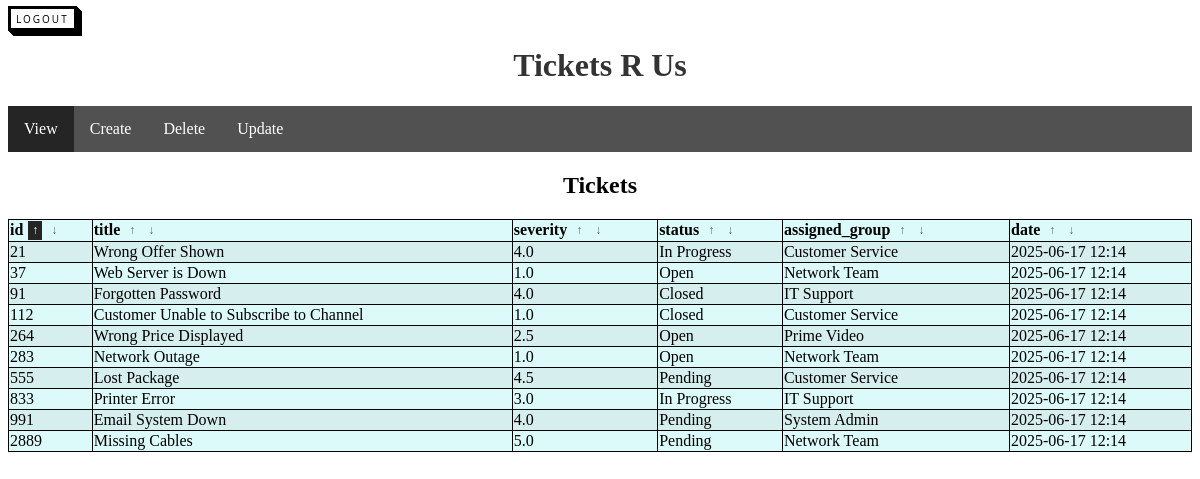
/tickets/main (signed in), run on the app's committed database.
### models.py (models this page shows)
class Tickets(db.Model):
    id = db.Column(db.Integer, primary_key=True, autoincrement=False)
    title = db.Column(db.String(256), nullable=False)
    severity = db.Column(db.Float, nullable=False)
    status = db.Column(db.String(50), nullable=False)
    assigned_group = db.Column(db.String(100), nullable=False)
    date = db.Column(db.DateTime(timezone=True))

### blueprints/tickets/routes.py (the view)
@tickets_blueprint.route('/main')
@login_required
def main():
    sort_by = request.args.get('sort', 'id')
    order = request.args.get('order', 'asc')
    if order == 'asc':
        tickets = Tickets.query.order_by(getattr(Tickets, sort_by).asc()).all()
    else:
        tickets = Tickets.query.order_by(getattr(Tickets, sort_by).desc()).all()
    columns = Tickets.__table__.columns.keys()
    return render_template('main.html',
                           tickets=tickets,
                           columns=columns,
                           selected_ticket=None,
                           active_tab='view',
                           sort_by=sort_by,
                           order=order)

### __init__.py (called while the page is built)
def create_app(test_config=None):
    app = Flask(__name__)
    if test_config is None:
        app.config.from_object(Config)
    else:
        app.config.update(test_config)
    db.init_app(app)
    login_manager.login_view = 'auth.login'
    login_manager.login_message_category = 'failure'
    login_manager.init_app(app)
    from blueprints.auth.routes import auth_blueprint
    from blueprints.tickets.routes import tickets_blueprint
    from blueprints.main.routes import main_blueprint
    app.register_blueprint(auth_blueprint, url_prefix='/auth')
    app.register_blueprint(tickets_blueprint, url_prefix='/tickets')
    app.register_blueprint(main_blueprint)
    @login_manager.user_loader
    def load_user(id):
        return User.query.get(int(id))
    if test_config and test_config.get('TESTING'):
        with app.app_context():
            db.create_all()
    return app

### templates/main.html (shortened to what this page needs)
<!DOCTYPE html>
<html>
<head>
    <link rel="stylesheet" href="{{ url_for('static', filename='css/style.css') }}">
</head>
<body>
    <a href="{{ url_for('auth.logout') }}" class="button-back">Logout</a>
    <h1>Tickets R Us</h1>
    <ul>
        <li><a href="#view" onclick="setActive(this)" class="tab-link active" data-tab="view">View</a></li>
        <li><a href="#create" onclick="setActive(this)" class="tab-link" data-tab="create">Create</a></li>
        <li><a href="#delete" onclick="setActive(this)" class="tab-link" data-tab="delete">Delete</a></li>
        <li><a href="#update" onclick="setActive(this)" class="tab-link" data-tab="update">Update</a></li>
    </ul>
    <div id="view" class="tab">
        <h2>Tickets</h2>
        <table align="center" style="width:100%">
            <tr>
                {% for column in columns %}
                <th>
                    <div class="sort-header">
                        {{ column }}
                        <a href="{{ url_for('tickets.main', sort=column, order='asc') }}"
                            class="sort-link {% if sort_by==column and order=='asc' %}active{% endif %}">↑</a>
                        <a href="{{ url_for('tickets.main', sort=column, order='desc') }}"
                            class="sort-link {% if sort_by==column and order=='desc' %}active{% endif %}">↓</a>
                    </div>
                </th>
                {% endfor %}
            </tr>
            {% for ticket in tickets %}
            <tr>
                <td>{{ ticket.id }}</td>
                <td>{{ ticket.title }}</td>
                <td>{{ ticket.severity }}</td>
                <td>{{ ticket.status }}</td>
                <td>{{ ticket.assigned_group }}</td>
                <td>{{ ticket.date.strftime('%Y-%m-%d %H:%M') }}</td>
            </tr>
            {% endfor %}
        </table>
    </div>
</body>
</html>

### static/css/style.css (style rules this page uses)
h1 { color: #333; text-align: center; }
h2 { text-align: center; }
.button-back { font-family: "Open Sans", sans-serif; font-size: 10px; letter-spacing: 2px; text-decoration: none; text-transform: uppercase; color: #000; cursor: pointer; border: 3px solid; padding: 0.25em 0.5em; box-shadow: 1px 1px 0px 0px, 2px 2px 0px 0px, 3px 3px 0px 0px, 4px 4px 0px 0px, 5px 5px 0px 0px; position: relative; user-select: none; -webkit-user-select: none; touch-action: manipulation; }
ul { list-style-type: none; margin: 0; padding: 0; overflow: hidden; background-color: #525151; }
li { float: left; }
li a { display: block; color: white; text-align: center; padding: 14px 16px; text-decoration: none; }
.active { background-color: #252525; }
tr:nth-child(even) { background-color: #d6eeee; }
tr:nth-child(odd) { background-color: #dbfaf9; }
table, th, td { border: 1px solid black; border-collapse: collapse; }
.sort-header { display: flex; align-items: center; gap: 5px; }
.sort-link { text-decoration: none; color: #666; font-size: 12px; padding: 2px 4px; }
.sort-link.active { font-weight: bold; color: #ffffff; }

### data on the page
Tickets: id "21", title "Wrong Offer Shown", severity "4.0", status "In Progress", assigned_group "Customer Service", date "2025-06-17 12:14"
Tickets: id "37", title "Web Server is Down", severity "1.0", status "Open", assigned_group "Network Team", date "2025-06-17 12:14"
Tickets: id "91", title "Forgotten Password", severity "4.0", status "Closed", assigned_group "IT Support", date "2025-06-17 12:14"
Tickets: id "112", title "Customer Unable to Subscribe to Channel", severity "1.0", status "Closed", assigned_group "Customer Service", date "2025-06-17 12:14"
Tickets: id "264", title "Wrong Price Displayed", severity "2.5", status "Open", assigned_group "Prime Video", date "2025-06-17 12:14"
Tickets: id "283", title "Network Outage", severity "1.0", status "Open", assigned_group "Network Team", date "2025-06-17 12:14"
Tickets: id "555", title "Lost Package", severity "4.5", status "Pending", assigned_group "Customer Service", date "2025-06-17 12:14"
Tickets: id "833", title "Printer Error", severity "3.0", status "In Progress", assigned_group "IT Support", date "2025-06-17 12:14"
Tickets: id "991", title "Email System Down", severity "4.0", status "Pending", assigned_group "System Admin", date "2025-06-17 12:14"
Tickets: id "2889", title "Missing Cables", severity "5.0", status "Pending", assigned_group "Network Team", date "2025-06-17 12:14"

### other printed values
{{ column }} "id" "title" "severity" "status" "assigned_group" "date"
